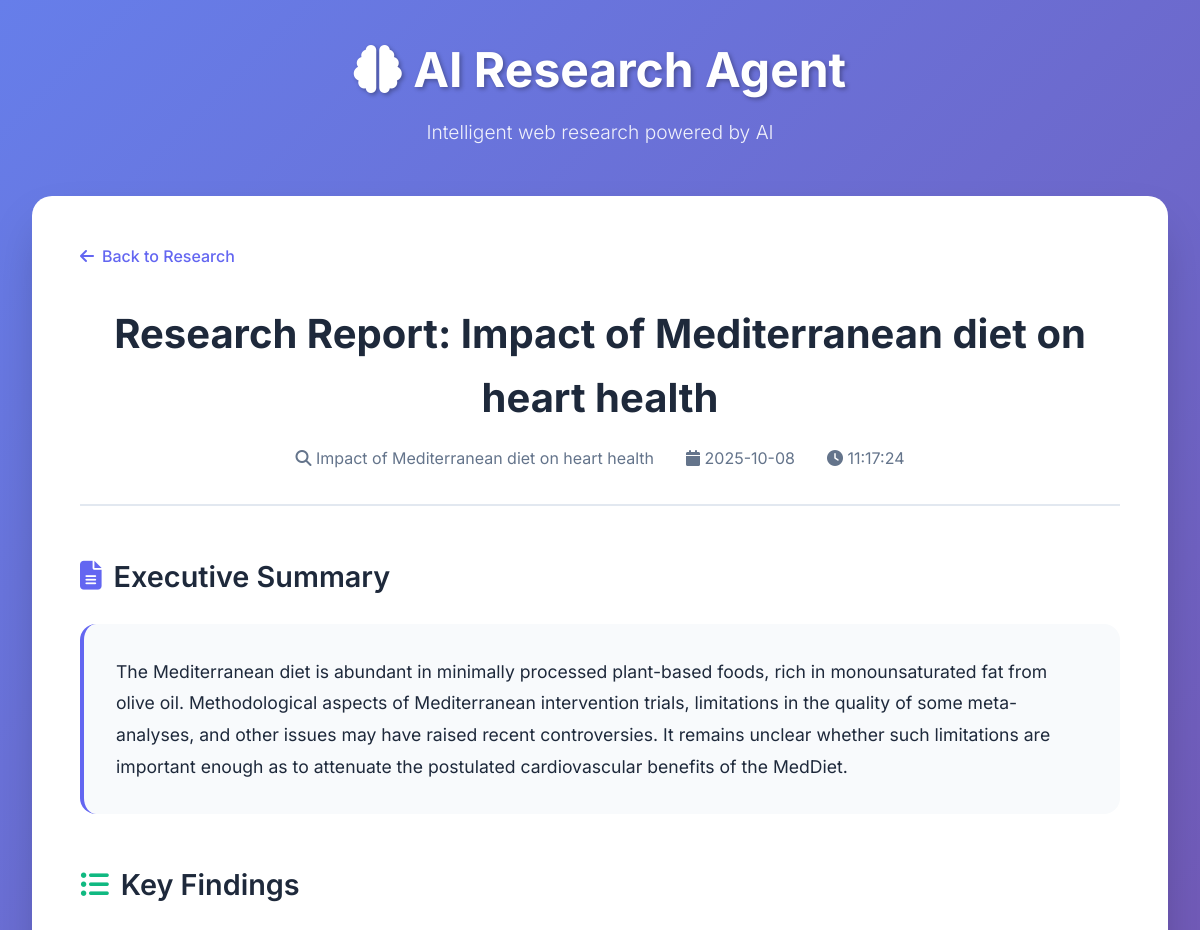
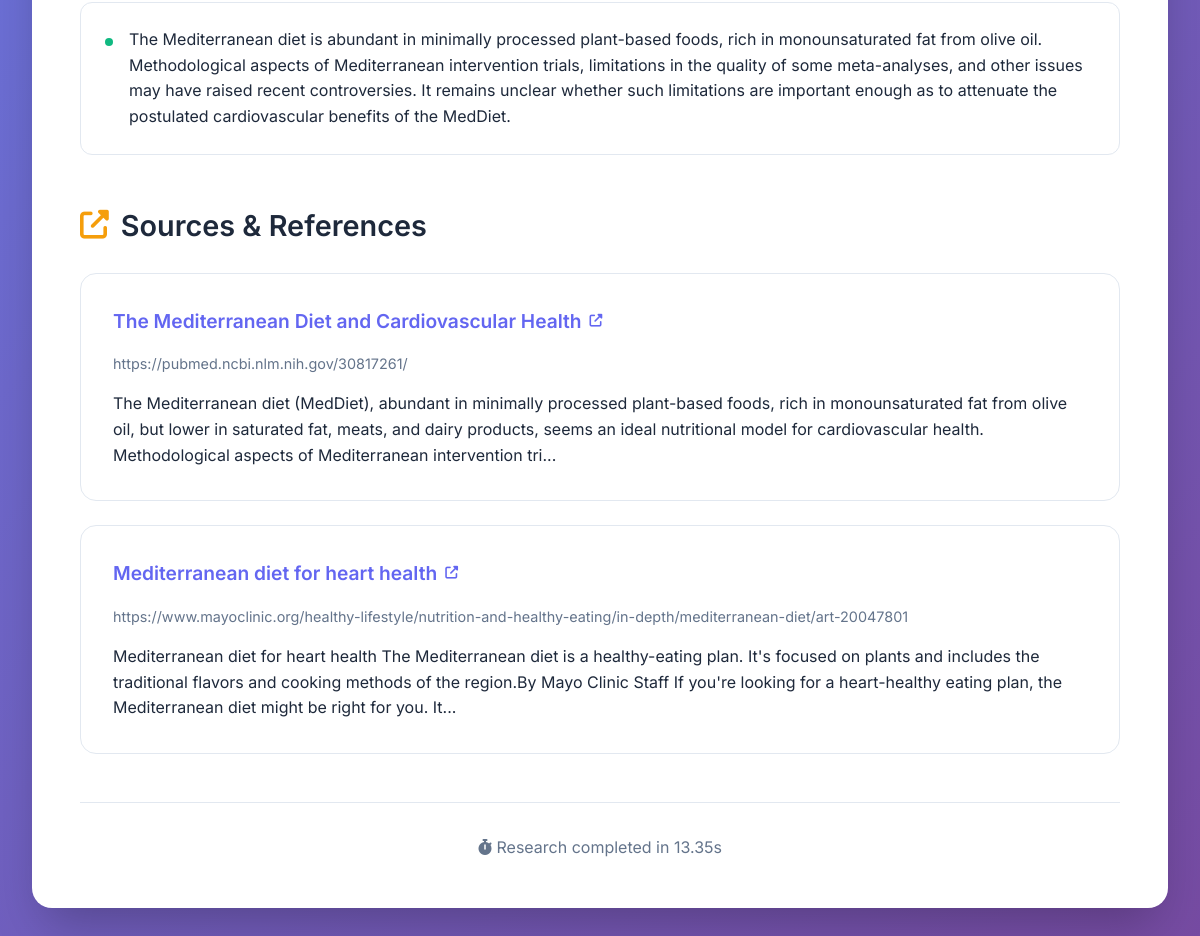
The app's page /report/42 with its own data (2 pictures, top to bottom).
### tables this page shows
CREATE TABLE reports (
                id INTEGER PRIMARY KEY AUTOINCREMENT,
                query TEXT NOT NULL,
                created_at TEXT NOT NULL,
                title TEXT,
                summary TEXT,
                report_json TEXT NOT NULL
            );

### main.py (the view)
@app.get("/report/{report_id}", response_class=HTMLResponse)
async def view_report(request: Request, report_id: int):
    rep = get_report(report_id)
    if not rep:
        raise HTTPException(status_code=404, detail="Report not found")
    return templates.TemplateResponse("report.html", {"request": request, "r": rep})

### templates/report.html (shortened to what this page needs)
{% extends "base.html" %}
{% block content %}
<div style="margin-bottom: 2rem;">
    <a href="/" style="text-decoration: none; color: var(--primary-color); font-weight: 500; display: inline-flex; align-items: center; gap: 0.5rem;">
        <i class="fas fa-arrow-left"></i> Back to Research
    </a>
</div>
<article style="max-width: 100%;">
    <header style="margin-bottom: 3rem; text-align: center; padding-bottom: 2rem; border-bottom: 2px solid var(--border-color);">
        <h1 style="font-size: 2.5rem; font-weight: 700; color: var(--text-primary); margin-bottom: 1rem;">
            {{ r.title or r.query }}
        </h1>
        <div style="display: flex; justify-content: center; gap: 2rem; flex-wrap: wrap; color: var(--text-secondary);">
            <span><i class="fas fa-search"></i> {{ r.query }}</span>
            <span><i class="fas fa-calendar"></i> {{ r.created_at[:10] }}</span>
            <span><i class="fas fa-clock"></i> {{ r.created_at[11:19] }}</span>
        </div>
    </header>
    {% if r.report_data.report.summary %}
    <section style="margin-bottom: 3rem;">
        <h2 style="font-size: 1.8rem; font-weight: 600; margin-bottom: 1.5rem; color: var(--text-primary); display: flex; align-items: center; gap: 0.75rem;">
            <i class="fas fa-file-text" style="color: var(--primary-color);"></i>
            Executive Summary
        </h2>
        <div style="background: var(--secondary-color); padding: 2rem; border-radius: 16px; border-left: 4px solid var(--primary-color);">
            <p style="font-size: 1.1rem; line-height: 1.8;">{{ r.report_data.report.summary }}</p>
        </div>
    </section>
    {% endif %}
    {% if r.report_data.report.key_points %}
    <section style="margin-bottom: 3rem;">
        <h2 style="font-size: 1.8rem; font-weight: 600; margin-bottom: 1.5rem; color: var(--text-primary); display: flex; align-items: center; gap: 0.75rem;">
            <i class="fas fa-list-ul" style="color: var(--success-color);"></i>
            Key Findings
        </h2>
        <div style="display: grid; gap: 1rem;">
            {% for point in r.report_data.report.key_points %}
            <div style="background: white; padding: 1.5rem; border-radius: 12px; border: 1px solid var(--border-color); display: flex; align-items: flex-start; gap: 1rem;">
                <div style="width: 8px; height: 8px; background: var(--success-color); border-radius: 50%; margin-top: 0.7rem; flex-shrink: 0;"></div>
                <p style="line-height: 1.6;">{{ point }}</p>
            </div>
            {% endfor %}
        </div>
    </section>
    {% endif %}
    {% if r.report_data.sources %}
    <section style="margin-bottom: 3rem;">
        <h2 style="font-size: 1.8rem; font-weight: 600; margin-bottom: 1.5rem; color: var(--text-primary); display: flex; align-items: center; gap: 0.75rem;">
            <i class="fas fa-external-link-alt" style="color: var(--warning-color);"></i>
            Sources & References
        </h2>
        <div style="display: grid; gap: 1.5rem;">
            {% for source in r.report_data.sources %}
            <div style="background: white; padding: 2rem; border-radius: 16px; border: 1px solid var(--border-color); transition: all 0.3s ease;" onmouseover="this.style.boxShadow='0 10px 25px rgba(0,0,0,0.1)'; this.style.transform='translateY(-2px)'" onmouseout="this.style.boxShadow=''; this.style.transform=''">
                <h3 style="font-size: 1.2rem; font-weight: 600; margin-bottom: 1rem;">
                    <a href="{{ source.url }}" target="_blank" style="color: var(--primary-color); text-decoration: none; display: flex; align-items: center; gap: 0.5rem;">
                        {{ source.title }}
                        <i class="fas fa-external-link-alt" style="font-size: 0.8rem;"></i>
                    </a>
                </h3>
                <p style="color: var(--text-secondary); font-size: 0.9rem; margin-bottom: 1rem;">{{ source.url }}</p>
                <p style="line-height: 1.6;">{{ source.content[:300] }}{% if source.content|length > 300 %}...{% endif %}</p>
            </div>
            {% endfor %}
        </div>
    </section>
    {% endif %}
    {% if r.report_data.processing_time %}
    <footer style="text-align: center; padding-top: 2rem; border-top: 1px solid var(--border-color); color: var(--text-secondary);">
        <p><i class="fas fa-stopwatch"></i> Research completed in {{ r.report_data.processing_time }}s</p>
    </footer>
    {% endif %}
</article>
{% endblock %}

### templates/base.html (style rules this page uses)
* { margin: 0; padding: 0; box-sizing: border-box; }
:root { --primary-color: #6366f1; --primary-dark: #4f46e5; --secondary-color: #f8fafc; --text-primary: #1e293b; --text-secondary: #64748b; --border-color: #e2e8f0; --success-color: #10b981; --error-color: #ef4444; --warning-color: #f59e0b; }
body { font-family: 'Inter', -apple-system, BlinkMacSystemFont, sans-serif; line-height: 1.6; color: var(--text-primary); background: linear-gradient(135deg, #667eea 0%, #764ba2 100%); min-height: 100vh; }

### records on screen
reports: title "Research Report: Impact of Mediterranean diet on heart health", query "Impact of Mediterranean diet on heart health", created_at "2025-10-08", created_at "11:17:24", report_data.report.summary "The Mediterranean diet is abundant in minimally processed plant-based foods, rich in monounsaturated fat from olive oil. Methodological aspects of Mediterranean intervention trials, limitations in the quality of some meta-analyses, and other issues may have raised recent controversies. It remains unclear whether such limitations are important enough as to attenuate the postulated cardiovascular benefits of the MedDiet.", summary "The Mediterranean diet is abundant in minimally processed plant-based foods, rich in monounsaturated fat from olive oil. Methodological aspects of Mediterranean intervention trials, limitations in the quality of some meta-analyses, and other issues may have raised recent controversies. It remains unclear whether such limitations are important enough as to attenuate the postulated cardiovascular benefits of the MedDiet."

### other values on screen
{{ source.title }} "The Mediterranean Diet and Cardiovascular Health" "Mediterranean diet for heart health"
{{ source.url }} "https://pubmed.ncbi.nlm.nih.gov/30817261/" "https://www.mayoclinic.org/healthy-lifestyle/nutrition-and-healthy-eating/in-depth/mediterranean-diet/art-20047801"
{{ r.report_data.processing_time }} "13.35"
